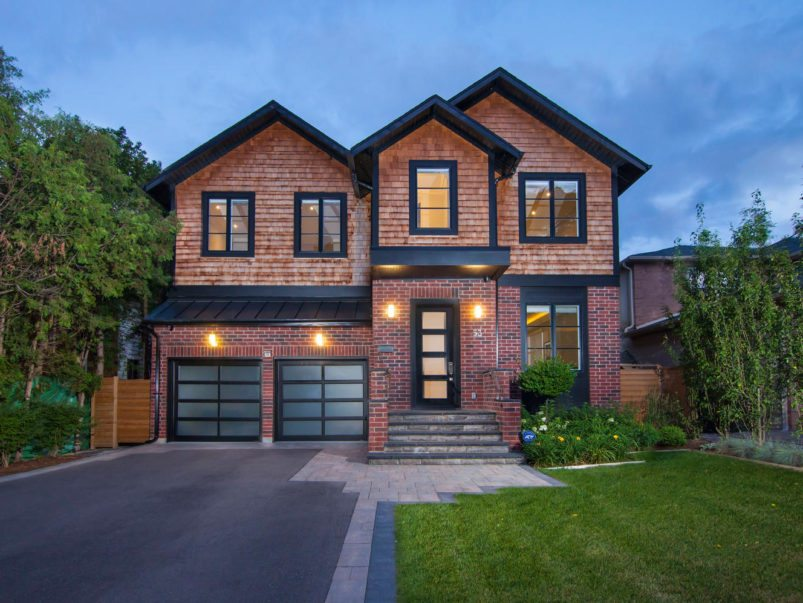
#> input picture img/house.jpg, 803 x 603 px
$ python edge_detection.py
#> lines starting #> are read from the running program, lines starting #| are printed output that depends on the picture
### src/convolve/convolve.py
import numpy as np


def convolve2d(x, h):
    """

    :param x: signal (image, etc.)
    :param h: filter
    :return:
    """
    N1, N2 = x.shape
    K1, K2 = h.shape

    y = np.zeros(shape=x.shape)

    for n1 in range(N1):
        print('Convolving...' + str(1.0 * n1 / N1) + ' %')
        for n2 in range(N2):

            for k1 in range(K1):
                for k2 in range(K2):

                    if n1 - k1 >= 0 and n2 - k2 >= 0:
                        y[n1, n2] += h[k1, k2] * x[n1 - k1, n2 - k2]
    return y


# [25 lines left out: functions generate_impluse_filter, generate_gaussian_matrix_2d_filter, not called in this run]

### src/convolve/edge_detection.py
import imageio
import matplotlib.pyplot as plt
import numpy as np
from skimage import color

import src.convolve.convolve as c

"""
Implementation of edge detection

Link: https://en.wikipedia.org/wiki/Sobel_operator
"""

img = imageio.imread("../../img/house.jpg")
#> img is the input picture: shape (603, 803, 3); mean R, G, B 85.7, 97.4, 105.9

img = color.rgb2gray(img)# convert image to black-white image
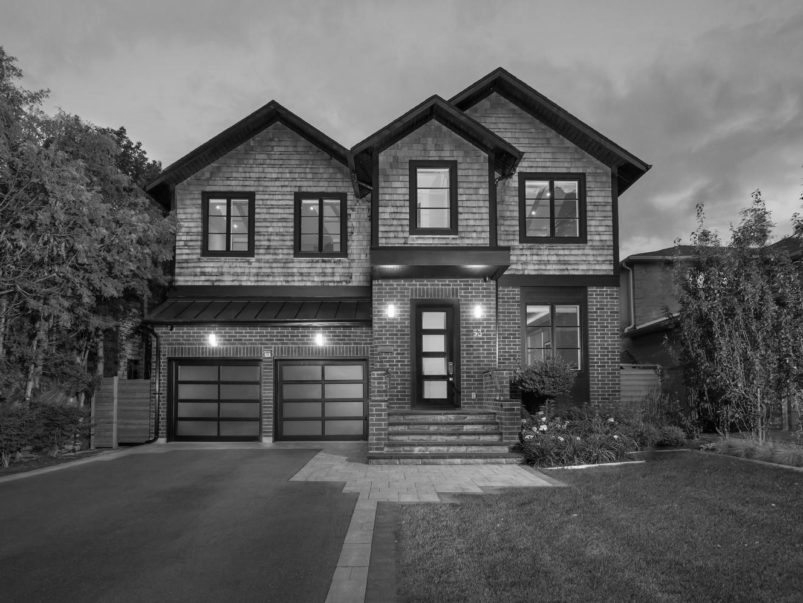
#> img: shape (603, 803) float64; min 0.000565, max 0.998, mean 0.375
print(img.shape)
#| (603, 803)

# Sobel operator
Lx = np.array([[-1, 0, 1], [-2, 0, 2], [-1, 0, 1]], dtype=np.float32)
Gx = c.convolve2d(img, Lx)
#> after the loop in convolve2d, `for n1 in range(N1):`:
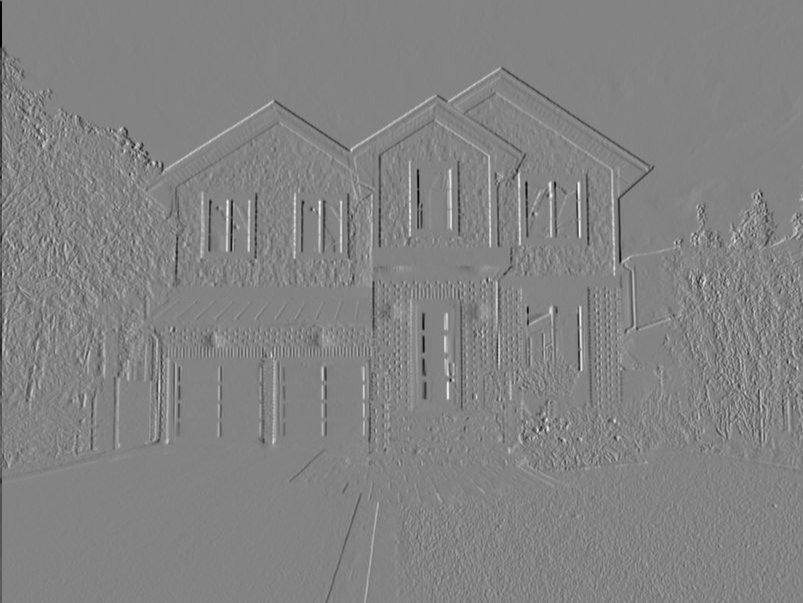
#> y: shape (603, 803) float64; min -2.48, max 2.33, mean -0.00373; drawn with min black and max white

Ly = np.array([[-1, -2, -1], [0, 0, 0], [1, 2, 1]], dtype=np.float32)
Gy = c.convolve2d(img, Ly)
#> after the loop in convolve2d (call 2), `for n1 in range(N1):`:
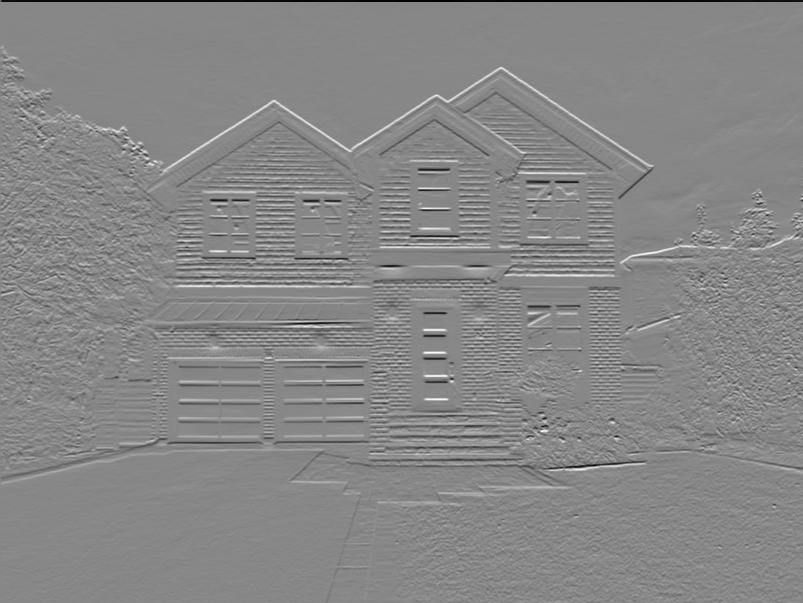
#> y: shape (603, 803) float64; min -2.62, max 2.31, mean -0.00315; drawn with min black and max white

delta_L = np.sqrt(Gx ** 2, Gy ** 2)
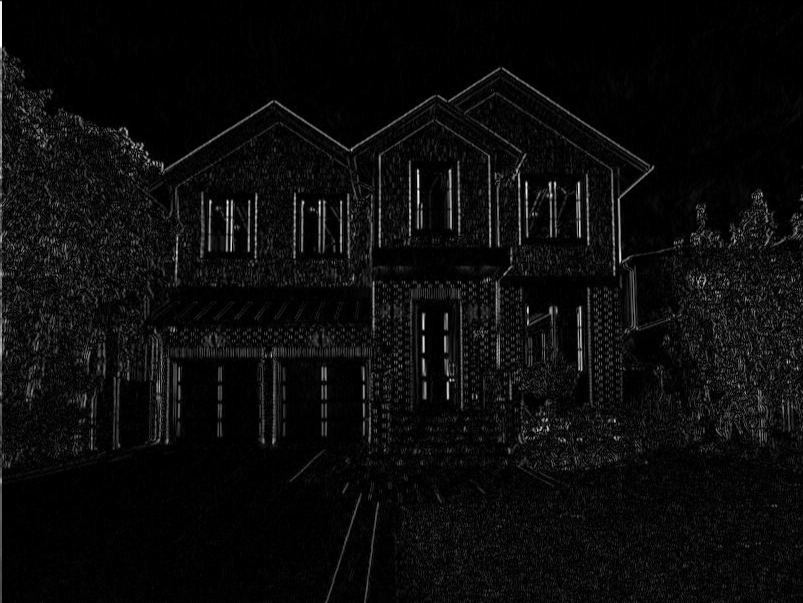
#> delta_L: shape (603, 803) float64; min 0, max 2.48, mean 0.115; drawn with min black and max white

plt.imshow(delta_L, cmap='gray')
plt.show()
